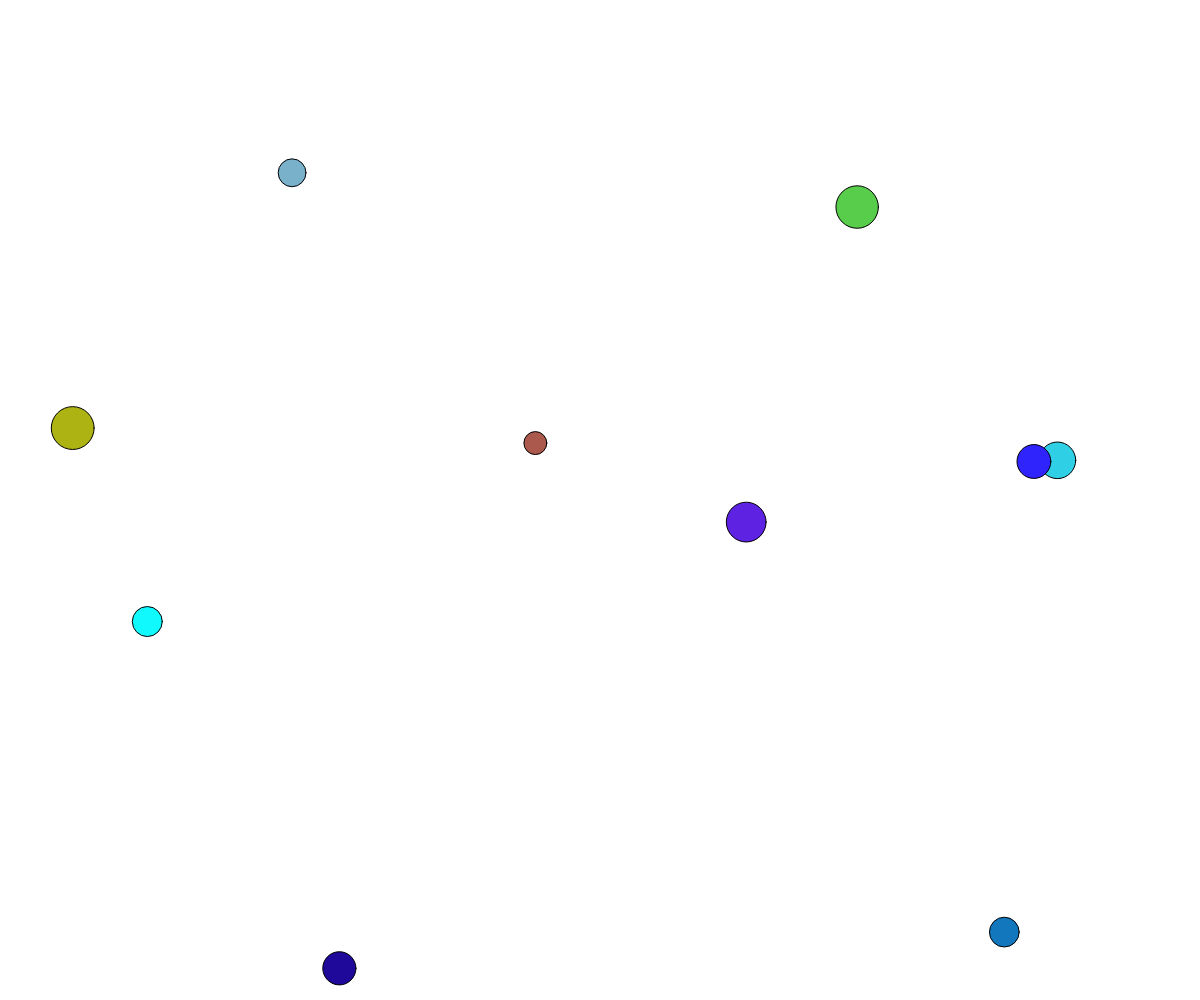
Frame 1 (no input)
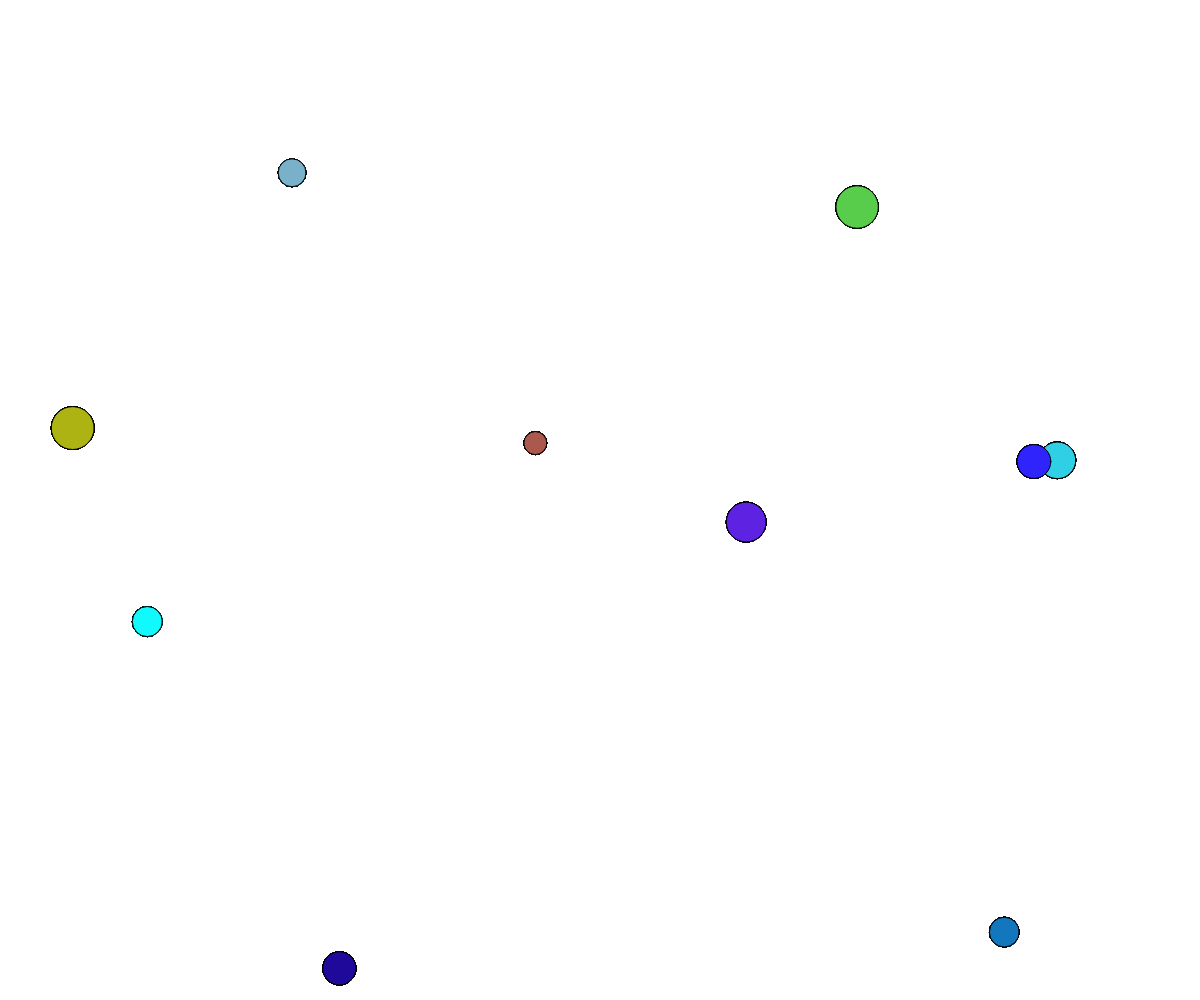
Frame 60 (no input)
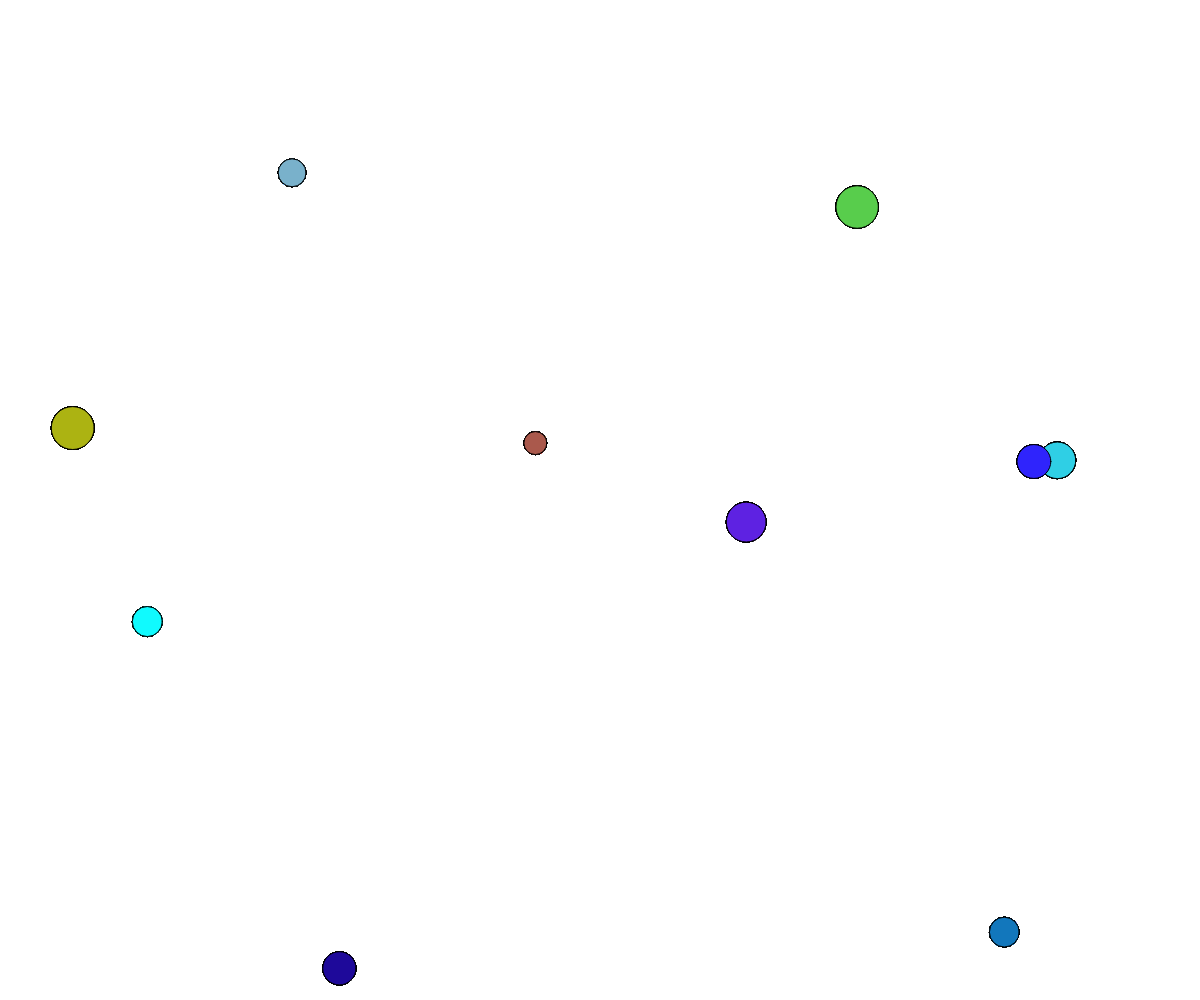
Frame 120 (the mouse pressed at the canvas centre since frame 60)

The p5.js sketch that drew these frames (run headless with seeded random() and noise() and a simulated clock; from frame 60 on, the mouse is pressed at the canvas centre):

// p5.js sketch
// ── sketch.js
  var obstacles = []; /* Aray */
  
  function setup() {
    createCanvas(windowWidth, windowHeight);
    for (var i=0; i<10; i++) {
      obstacles[i] = new Obstacle("malus");
    }
    
  }

  function draw() {
    for (var i=0; i<10; i++) {
      obstacles[i].display();
    }
  }

  function Obstacle(genre) {
    this.type = genre;
    this.xPos = random(0, windowWidth);
    this.yPos = random(0, windowHeight);
    this.size = random(20, 50);
    this.color = color(random(0, 255), random(0, 255), random(0, 255));

    this.display = function() {
      fill(this.color);
      ellipse(this.xPos, this.yPos, this.size, this.size);
    }
  }
